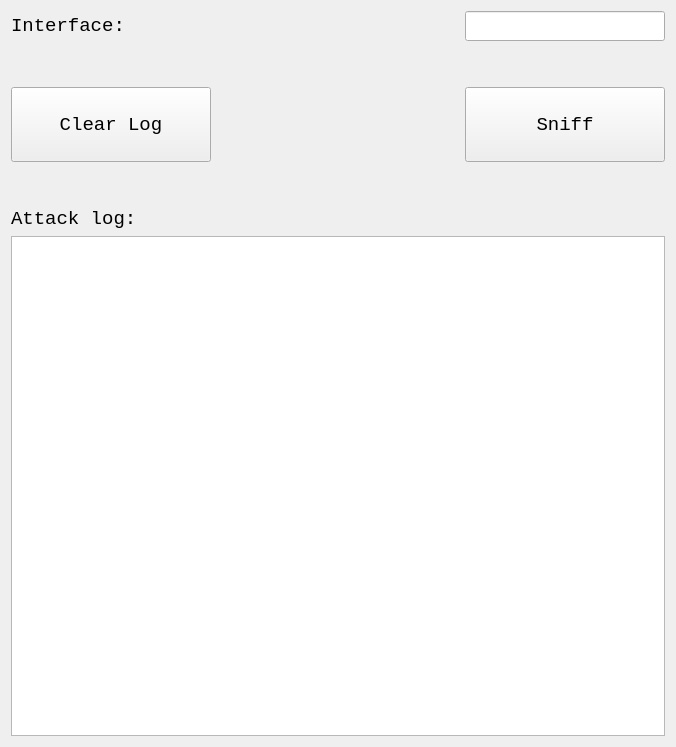
          <widget class="QWidget" name="PasswordSnifferTab">
           <attribute name="title">
            <string>Password Sniffer</string>
           </attribute>
           <layout class="QGridLayout" name="gridLayout_13">
            <item row="0" column="0">
             <layout class="QVBoxLayout" name="verticalLayout_4">
              <item>
               <layout class="QHBoxLayout" name="horizontalLayout_9">
                <item>
                 <widget class="QLabel" name="interface_label_http1">
                  <property name="minimumSize">
                   <size>
                    <width>150</width>
                    <height>0</height>
                   </size>
                  </property>
                  <property name="font">
                   <font>
                    <family>Monospace</family>
                    <pointsize>14</pointsize>
                   </font>
                  </property>
                  <property name="text">
                   <string>Interface:</string>
                  </property>
                 </widget>
                </item>
                <item>
                 <spacer name="horizontalSpacer_8">
                  <property name="orientation">
                   <enum>Qt::Horizontal</enum>
                  </property>
                  <property name="sizeType">
                   <enum>QSizePolicy::Fixed</enum>
                  </property>
                  <property name="sizeHint" stdset="0">
                   <size>
                    <width>298</width>
                    <height>18</height>
                   </size>
                  </property>
                 </spacer>
                </item>
                <item>
                 <widget class="QLineEdit" name="password_sniffer_interface">
                  <property name="sizePolicy">
                   <sizepolicy hsizetype="Expanding" vsizetype="Fixed">
                    <horstretch>0</horstretch>
                    <verstretch>0</verstretch>
                   </sizepolicy>
                  </property>
                  <property name="minimumSize">
                   <size>
                    <width>200</width>
                    <height>0</height>
                   </size>
                  </property>
                  <property name="font">
                   <font>
                    <family>Monospace</family>
                    <pointsize>14</pointsize>
                   </font>
                  </property>
                  <property name="text">
                   <string/>
                  </property>
                 </widget>
                </item>
               </layout>
              </item>
              <item>
               <spacer name="verticalSpacer_8">
                <property name="orientation">
                 <enum>Qt::Vertical</enum>
                </property>
                <property name="sizeType">
                 <enum>QSizePolicy::Ignored</enum>
                </property>
                <property name="sizeHint" stdset="0">
                 <size>
                  <width>20</width>
                  <height>40</height>
                 </size>
                </property>
               </spacer>
              </item>
              <item>
               <layout class="QVBoxLayout" name="verticalLayout_3">
                <item>
                 <layout class="QHBoxLayout" name="horizontalLayout_12">
                  <item>
                   <widget class="QPushButton" name="password_sniff_clear_button">
                    <property name="minimumSize">
                     <size>
                      <width>200</width>
                      <height>75</height>
                     </size>
                    </property>
                    <property name="font">
                     <font>
                      <family>Monospace</family>
                      <pointsize>14</pointsize>
                     </font>
                    </property>
                    <property name="text">
                     <string>Clear Log</string>
                    </property>
                   </widget>
                  </item>
                  <item>
                   <spacer name="horizontalSpacer_9">
                    <property name="orientation">
                     <enum>Qt::Horizontal</enum>
                    </property>
                    <property name="sizeHint" stdset="0">
                     <size>
                      <width>40</width>
                      <height>20</height>
                     </size>
                    </property>
                   </spacer>
                  </item>
                  <item>
                   <widget class="QPushButton" name="password_sniff_button">
                    <property name="minimumSize">
                     <size>
                      <width>200</width>
                      <height>75</height>
                     </size>
                    </property>
                    <property name="font">
                     <font>
                      <family>Monospace</family>
                      <pointsize>14</pointsize>
                     </font>
                    </property>
                    <property name="text">
                     <string>Sniff</string>
                    </property>
                   </widget>
                  </item>
                 </layout>
                </item>
                <item>
                 <spacer name="verticalSpacer_7">
                  <property name="orientation">
                   <enum>Qt::Vertical</enum>
                  </property>
                  <property name="sizeType">
                   <enum>QSizePolicy::Ignored</enum>
                  </property>
                  <property name="sizeHint" stdset="0">
                   <size>
                    <width>20</width>
                    <height>40</height>
                   </size>
                  </property>
                 </spacer>
                </item>
                <item>
                 <widget class="QLabel" name="label_3">
                  <property name="font">
                   <font>
                    <family>Monospace</family>
                    <pointsize>14</pointsize>
                   </font>
                  </property>
                  <property name="text">
                   <string>Attack log:</string>
                  </property>
                 </widget>
                </item>
                <item>
                 <widget class="QTextBrowser" name="password_sniff_log">
                  <property name="minimumSize">
                   <size>
                    <width>0</width>
                    <height>500</height>
                   </size>
                  </property>
                  <property name="font">
                   <font>
                    <family>Monospace</family>
                    <pointsize>12</pointsize>
                   </font>
                  </property>
                  <property name="html">
                   <string>&lt;!DOCTYPE HTML PUBLIC &quot;-//W3C//DTD HTML 4.0//EN&quot; &quot;http://www.w3.org/TR/REC-html40/strict.dtd&quot;&gt;
&lt;html&gt;&lt;head&gt;&lt;meta name=&quot;qrichtext&quot; content=&quot;1&quot; /&gt;&lt;style type=&quot;text/css&quot;&gt;
p, li { white-space: pre-wrap; }
&lt;/style&gt;&lt;/head&gt;&lt;body style=&quot; font-family:'Monospace'; font-size:12pt; font-weight:400; font-style:normal;&quot;&gt;
&lt;p style=&quot;-qt-paragraph-type:empty; margin-top:0px; margin-bottom:0px; margin-left:0px; margin-right:0px; -qt-block-indent:0; text-indent:0px;&quot;&gt;&lt;br /&gt;&lt;/p&gt;&lt;/body&gt;&lt;/html&gt;</string>
                  </property>
                 </widget>
                </item>
               </layout>
              </item>
             </layout>
            </item>
           </layout>
          </widget>
